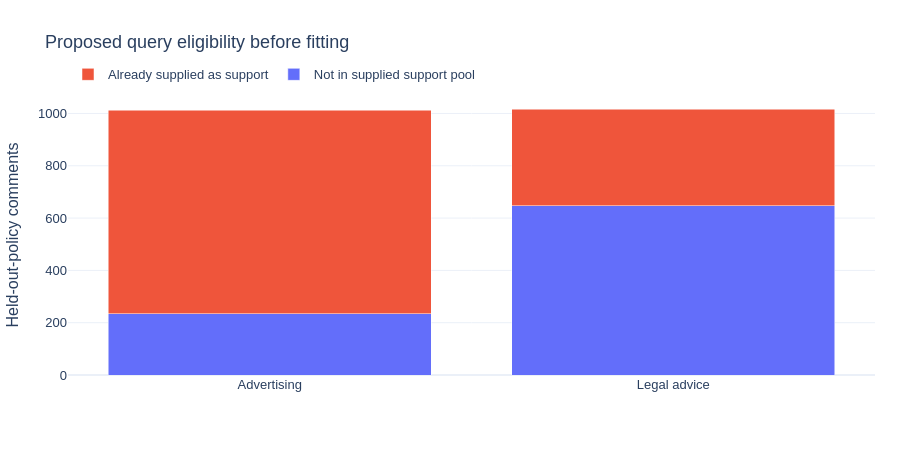

This figure's notebook cell:
### Markdown cell above
## 5 · Keep support-known examples out of novel-query diagnostics

Within each proposed held-out policy, comments already appearing as supplied positive/negative support examples are identified **without reading their query labels for selection**. These counts are a protocol diagnostic, not a new split approval.

### Code cell
plot = figure(summary, 'query_eligibility')
figures.append(plot)
plot.show(renderer="plotly_mimetype")

### Figure 1 — Plotly figure (JSON) as saved in the notebook; plotly's stock layout.template omitted (floating-point values rounded to 4 significant figures)
{"data": [{"name": "Not in supplied support pool", "type": "bar", "x": ["Advertising", "Legal advice"], "y": [234, 648]}, {"name": "Already supplied as support", "type": "bar", "x": ["Advertising", "Legal advice"], "y": [778, 369]}], "layout": {"barmode": "stack", "font": {"family": "Arial", "size": 13}, "height": 460, "legend": {"orientation": "h", "x": 0, "y": 1.02, "yanchor": "bottom"}, "margin": {"b": 85, "l": 65, "r": 25, "t": 95}, "title": {"text": "Proposed query eligibility before fitting"}, "yaxis": {"rangemode": "tozero", "title": {"text": "Held-out-policy comments"}}}}
